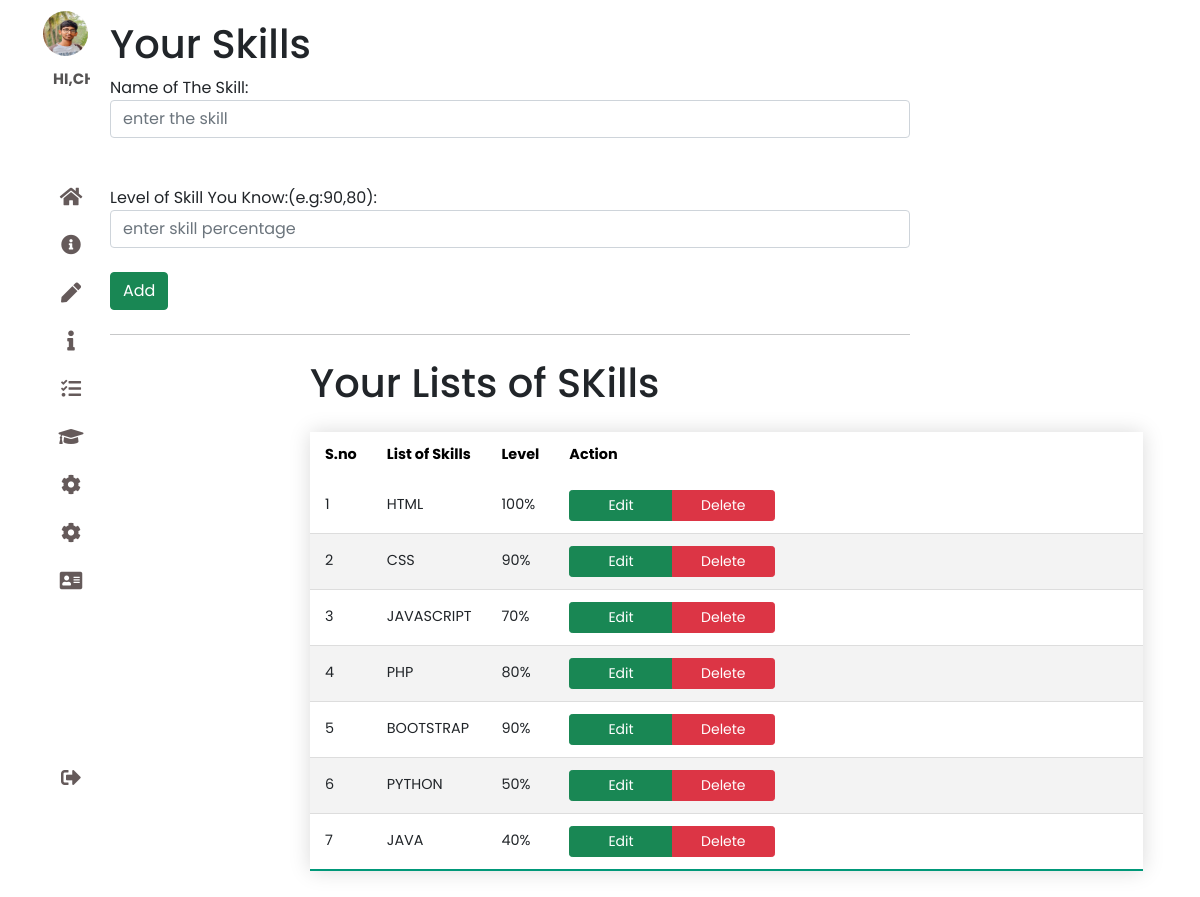
The page /skills.php (signed in) on the database its author committed.
### tables this page shows
CREATE TABLE `about` (
  `id` int(11) NOT NULL,
  `uuid` varchar(255) NOT NULL,
  `about_us` varchar(255) NOT NULL,
  `about_title` varchar(255) NOT NULL,
  `about_subtitle` varchar(255) NOT NULL,
  `profile_pic` text NOT NULL,
  `about_desc` varchar(255) NOT NULL
);

CREATE TABLE `skills` (
  `id` int(11) NOT NULL,
  `uuid` varchar(255) NOT NULL,
  `skill_name` varchar(255) NOT NULL,
  `skill_level` varchar(255) NOT NULL
);

### skills.php (the view, shortened to what this page needs)
<?php
include("includes/header.php");
$uuid = $_SESSION['id'];
?>
<section class="main">
    <div class="main-top">
        <h1>Your Skills</h1>
        <form action="" method="post" autocomplete="off">
            <div class="form-group">
                <label for="title">Name of The Skill:</label>
                <input class="form-control" type="text" name="skillname" id="title" placeholder="enter the skill" Required><br><br>
                <label for="title">Level of Skill You Know:(e.g:90,80): </label>
                <input class="form-control" type="text" name="skilllevel" id="title" placeholder="enter skill percentage" Required>
            </div><br>
            <button class="btn btn-success" name="add">Add</button>
        </form>
    </div><br>
    <hr class="bg-dark m-auto">
    <div class="main-top w-50 m-auto my-4">
        <h1>Your Lists of SKills</h1>
        <div id="lists">
            <table class="styled-table">
                <thead>
                    <tr>
                        <th scope="col" name="id">S.no</th>
                        <th scope="col">List of Skills</th>
                        <th scope="col">Level </th>
                        <th>Action</th>
                    </tr>
                </thead>
                <tbody>
                    <?php
                    include 'database.php';
                    $sql = "SELECT * FROM skills WHERE uuid = '$uuid'";
                    $result = mysqli_query($conn, $sql);
                    if ($result) {
                        while ($row = mysqli_fetch_assoc($result)) {
                            $id = $row['id'];
                            $skill_name = $row['skill_name'];
                            $skill_level = $row['skill_level'];
                    ?>
                            <tr>
                                <td><?php echo $id ?></td>
                                <td><?php echo $skill_name  ?></td>
                                <td><?php echo $skill_level  ?>%</td>
                                <td class="btn-group">
                                    <a class="btn btn-success btn-sm" href="edit-skill.php?id=<?php echo $id ?>" role="button">Edit</a>
                                    <a class="btn btn-danger btn-sm" href="delete-skill.php?id=<?php echo $id ?>" role="button">Delete</a>
                                </td>
                            </tr>
                    <?php
                        }
                    }
                    ?>
                </tbody>
            </table>
        </div>
    </div>
</section>
</body>
</html>

### header.php (shortened to what this page needs)
<?php
require_once('conn.php');
$uuid = $_SESSION['id'];
$selectabt = "SELECT * FROM about WHERE uuid='$uuid'";
$abt = mysqli_query($conn, $selectabt);
?>
<!DOCTYPE html>
<html lang="en">
<head>
    <link rel="stylesheet" href="css/style.css" />
    <link rel="stylesheet" href="https://cdnjs.cloudflare.com/ajax/libs/font-awesome/5.15.4/css/all.min.css" />
    <link href="https://cdn.jsdelivr.net/npm/bootstrap@5.1.3/dist/css/bootstrap.min.css" rel="stylesheet" />
</head>
<body>
    <div class="imp-container">
        <nav>
            <ul>
                <li>
                    <?php
                    if (mysqli_num_rows($abt) > 0) {
                        while ($row = mysqli_fetch_array($abt)) {
                    ?>
                            <a href="#" class="logo">
                                <img src="imagesuploadedf/<?php echo $row['profile_pic']; ?>" />
                            <?php
                        }
                    } else {
                            ?>
                            <a href="#" class="logo">
                                <img src="" />
                            <?php
                        }
                            ?>
                            </a>
                </li>
                <li>
                    <a href="./MyResume/index.php" target="__blank" class="site">
                    </a>
                </li>
                <li>
                    <a href="index.php">
                        <i class="fas fa-home" aria-hidden="true"></i>
                    </a>
                </li>
                <li>
                    <a href="about.php">
                        <i class="fas fa-info-circle" aria-hidden="true"></i>
                    </a>
                </li>
                <li>
                    <a href="interests.php">
                        <i class="fas fa-solid fa-pen"></i>
                    </a>
                </li>
                <li>
                    <a href="Personal_info.php">
                        <i class="fas fa-info" aria-hidden="true"></i>
                    </a>
                </li>
                <li>
                    <a href="project.php">
                        <i class="fas fa-tasks"></i>
                    </a>
                </li>
                <li>
                    <a href="education.php">
                        <i class="fas fa-graduation-cap"></i>
                    </a>
                </li>
                <li>
                    <a href="skills.php">
                        <i class="fas fa-cog"></i>
                    </a>
                </li>
                <li>
                    <a href="socialmedia.php">
                        <i class="fas fa-cog"></i>
                    </a>
                </li>
                <li>
                    <a href="contact.php">
                        <i class="fas fa-solid fa-address-card"></i>
                    </a>
                </li>
                <li>
                    <a href="logout.php" class="logout">
                        <i class="fas fa-sign-out-alt"></i>
                    </a>
                </li>
            </ul>
        </nav>

### style.css (style rules this page uses)
* { margin: 0; padding: 0; outline: none; border: none; text-decoration: none; box-sizing: border-box; font-family: "Poppins", sans-serif; }
body { background: rgb(226, 226, 226); }
nav { position: sticky; top: 0; bottom: 0; height: 100vh; left: 0; width: 90px; background: #fff; overflow: hidden; transition: 1s; }
.logo { display: flex; flex-direction: column; margin: 7px 0 0 7px; padding-bottom: 3rem; }
.logo img { width: 45px; height: 45px; border-radius: 50%; }
a { position: relative; width: 280px; font-size: 14px; color: rgb(85, 83, 83) !important; display: table; padding: 4px; text-decoration: none !important; }
nav .fas { position: relative; width: 70px; height: 40px; top: 12px; font-size: 20px; text-align: center; color: rgba(45, 30, 30, 0.734); }
ul { list-style: none; }
.logout { position: absolute; bottom: 0; }
.imp-container { display: flex; }
.main { position: relative; padding: 20px; width: 70%; }

### skills.php (style rules this page uses)
.styled-table { border-collapse: collapse; margin: 25px 0; font-size: 0.9em; font-family: sans-serif; min-width: 200px !important; width: 50%; box-shadow: 0 0 20px rgba(0, 0, 0, 0.15); }
.styled-table thead tr { color: black; text-align: left; }
.styled-table th, .styled-table td { padding: 12px 15px; }
.styled-table tbody tr { border-bottom: 1px solid #dddddd; }
.styled-table tbody tr:nth-of-type(even) { background-color: #f3f3f3; }
.styled-table tbody tr:last-of-type { border-bottom: 2px solid #009879; }
.btn-group { width: 40%; }
.btn { color: white !important; }

### rows shown on the page
about: profile_pic (picture)
skills: id "1", skill_name "HTML", skill_level "100"
skills: id "2", skill_name "CSS", skill_level "90"
skills: id "3", skill_name "JAVASCRIPT", skill_level "70"
skills: id "4", skill_name "PHP", skill_level "80"
skills: id "5", skill_name "BOOTSTRAP", skill_level "90"
skills: id "6", skill_name "PYTHON", skill_level "50"
skills: id "7", skill_name "JAVA", skill_level "40"
